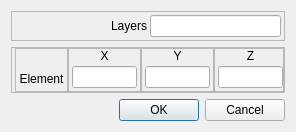
<?xml version="1.0" encoding="UTF-8"?>
<ui version="4.0">
 <class>W_MeshBoundRefineGeneral</class>
 <widget class="QDialog" name="W_MeshBoundRefineGeneral">
  <property name="geometry">
   <rect>
    <x>0</x>
    <y>0</y>
    <width>296</width>
    <height>124</height>
   </rect>
  </property>
  <property name="windowTitle">
   <string>Bounding general</string>
  </property>
  <layout class="QVBoxLayout" name="verticalLayout">
   <item>
    <widget class="QFrame" name="frame_79">
     <property name="frameShape">
      <enum>QFrame::StyledPanel</enum>
     </property>
     <property name="frameShadow">
      <enum>QFrame::Raised</enum>
     </property>
     <layout class="QHBoxLayout" name="horizontalLayout">
      <property name="spacing">
       <number>3</number>
      </property>
      <property name="margin">
       <number>3</number>
      </property>
      <item>
       <widget class="QLabel" name="label_36">
        <property name="maximumSize">
         <size>
          <width>16777215</width>
          <height>16777215</height>
         </size>
        </property>
        <property name="layoutDirection">
         <enum>Qt::LeftToRight</enum>
        </property>
        <property name="text">
         <string>Layers</string>
        </property>
        <property name="alignment">
         <set>Qt::AlignRight|Qt::AlignTrailing|Qt::AlignVCenter</set>
        </property>
       </widget>
      </item>
      <item>
       <widget class="QLineEdit" name="txt_Layer_Bounding">
        <property name="sizePolicy">
         <sizepolicy hsizetype="Preferred" vsizetype="Fixed">
          <horstretch>0</horstretch>
          <verstretch>0</verstretch>
         </sizepolicy>
        </property>
       </widget>
      </item>
     </layout>
    </widget>
   </item>
   <item>
    <widget class="QFrame" name="frame_63">
     <property name="frameShape">
      <enum>QFrame::StyledPanel</enum>
     </property>
     <property name="frameShadow">
      <enum>QFrame::Raised</enum>
     </property>
     <layout class="QHBoxLayout" name="horizontalLayout_18">
      <property name="spacing">
       <number>0</number>
      </property>
      <property name="leftMargin">
       <number>3</number>
      </property>
      <property name="topMargin">
       <number>0</number>
      </property>
      <property name="rightMargin">
       <number>0</number>
      </property>
      <property name="bottomMargin">
       <number>0</number>
      </property>
      <item>
       <widget class="QFrame" name="frame_68">
        <property name="frameShape">
         <enum>QFrame::StyledPanel</enum>
        </property>
        <property name="frameShadow">
         <enum>QFrame::Raised</enum>
        </property>
        <layout class="QVBoxLayout" name="verticalLayout_60">
         <property name="spacing">
          <number>3</number>
         </property>
         <property name="leftMargin">
          <number>3</number>
         </property>
         <property name="topMargin">
          <number>0</number>
         </property>
         <property name="rightMargin">
          <number>3</number>
         </property>
         <property name="bottomMargin">
          <number>3</number>
         </property>
         <item>
          <widget class="QLabel" name="label">
           <property name="text">
            <string/>
           </property>
          </widget>
         </item>
         <item>
          <widget class="QLabel" name="label_6">
           <property name="text">
            <string>Element</string>
           </property>
           <property name="alignment">
            <set>Qt::AlignCenter</set>
           </property>
          </widget>
         </item>
        </layout>
       </widget>
      </item>
      <item>
       <widget class="QFrame" name="frame_69">
        <property name="frameShape">
         <enum>QFrame::StyledPanel</enum>
        </property>
        <property name="frameShadow">
         <enum>QFrame::Raised</enum>
        </property>
        <layout class="QVBoxLayout" name="verticalLayout_61">
         <property name="spacing">
          <number>3</number>
         </property>
         <property name="leftMargin">
          <number>3</number>
         </property>
         <property name="topMargin">
          <number>0</number>
         </property>
         <property name="rightMargin">
          <number>3</number>
         </property>
         <property name="bottomMargin">
          <number>3</number>
         </property>
         <item>
          <widget class="QLabel" name="label_7">
           <property name="text">
            <string>X</string>
           </property>
           <property name="alignment">
            <set>Qt::AlignCenter</set>
           </property>
          </widget>
         </item>
         <item>
          <widget class="QLineEdit" name="txt_X"/>
         </item>
        </layout>
       </widget>
      </item>
      <item>
       <widget class="QFrame" name="frame_70">
        <property name="frameShape">
         <enum>QFrame::StyledPanel</enum>
        </property>
        <property name="frameShadow">
         <enum>QFrame::Raised</enum>
        </property>
        <layout class="QVBoxLayout" name="verticalLayout_62">
         <property name="spacing">
          <number>3</number>
         </property>
         <property name="leftMargin">
          <number>3</number>
         </property>
         <property name="topMargin">
          <number>0</number>
         </property>
         <property name="rightMargin">
          <number>3</number>
         </property>
         <property name="bottomMargin">
          <number>3</number>
         </property>
         <item>
          <widget class="QLabel" name="label_8">
           <property name="text">
            <string>Y</string>
           </property>
           <property name="alignment">
            <set>Qt::AlignCenter</set>
           </property>
          </widget>
         </item>
         <item>
          <widget class="QLineEdit" name="txt_Y"/>
         </item>
        </layout>
       </widget>
      </item>
      <item>
       <widget class="QFrame" name="frame_71">
        <property name="frameShape">
         <enum>QFrame::StyledPanel</enum>
        </property>
        <property name="frameShadow">
         <enum>QFrame::Raised</enum>
        </property>
        <layout class="QVBoxLayout" name="verticalLayout_63">
         <property name="spacing">
          <number>3</number>
         </property>
         <property name="leftMargin">
          <number>3</number>
         </property>
         <property name="topMargin">
          <number>0</number>
         </property>
         <property name="rightMargin">
          <number>0</number>
         </property>
         <property name="bottomMargin">
          <number>3</number>
         </property>
         <item>
          <widget class="QLabel" name="label_20">
           <property name="text">
            <string>Z</string>
           </property>
           <property name="alignment">
            <set>Qt::AlignCenter</set>
           </property>
          </widget>
         </item>
         <item>
          <widget class="QLineEdit" name="txt_Z"/>
         </item>
        </layout>
       </widget>
      </item>
     </layout>
    </widget>
   </item>
   <item>
    <widget class="QDialogButtonBox" name="buttonBox">
     <property name="orientation">
      <enum>Qt::Horizontal</enum>
     </property>
     <property name="standardButtons">
      <set>QDialogButtonBox::Cancel|QDialogButtonBox::Ok</set>
     </property>
    </widget>
   </item>
  </layout>
 </widget>
 <resources/>
 <connections>
  <connection>
   <sender>buttonBox</sender>
   <signal>accepted()</signal>
   <receiver>W_MeshBoundRefineGeneral</receiver>
   <slot>accept()</slot>
   <hints>
    <hint type="sourcelabel">
     <x>248</x>
     <y>254</y>
    </hint>
    <hint type="destinationlabel">
     <x>157</x>
     <y>274</y>
    </hint>
   </hints>
  </connection>
  <connection>
   <sender>buttonBox</sender>
   <signal>rejected()</signal>
   <receiver>W_MeshBoundRefineGeneral</receiver>
   <slot>reject()</slot>
   <hints>
    <hint type="sourcelabel">
     <x>316</x>
     <y>260</y>
    </hint>
    <hint type="destinationlabel">
     <x>286</x>
     <y>274</y>
    </hint>
   </hints>
  </connection>
 </connections>
</ui>
